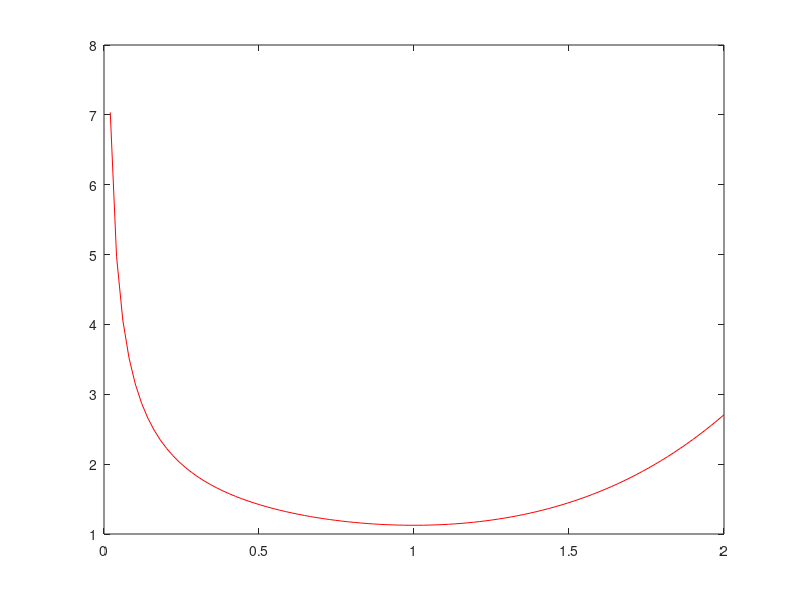

This figure's MATLAB source:
c=1;
n=1;
gamma=1.5;
varphi=3;
u=c^(1-gamma)-n^(1+varphi)*(1-gamma)/(1+varphi);

n=linspace(0,2,100);
c=linspace(0,2,100);
u=c.^(1-gamma)-n.^(1+varphi)*(1-gamma)/(1+varphi);
f=n.^(1+varphi).*(1-gamma)./(1+varphi) ;
g=c.^(1-gamma)
plot(n,g,'r',n,f,'b');

plot(n,u,'r');
